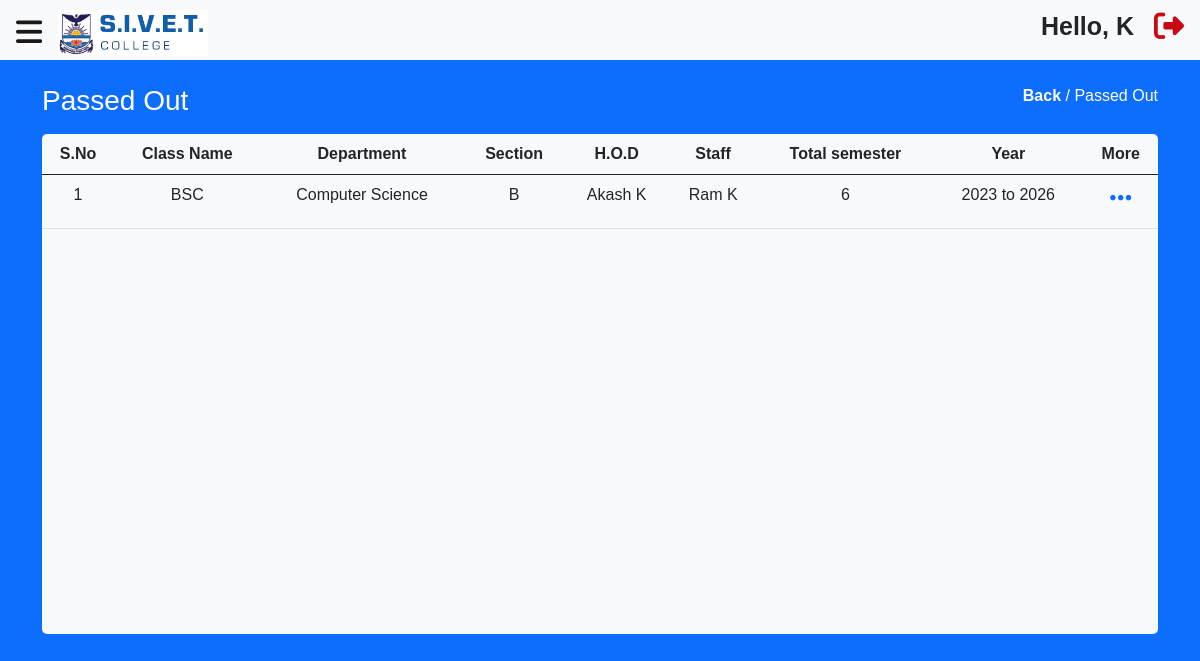
/main/passedOut.php (signed in), run on the app's committed database.
### tables this page shows
CREATE TABLE  `semester` (
  `semester_id` int NOT NULL AUTO_INCREMENT,
  `class_id` int NOT NULL,
  `sem1_start` varchar(30) NOT NULL,
  `sem1_end` varchar(30) NOT NULL,
  `sem2_start` varchar(30) NOT NULL,
  `sem2_end` varchar(30) NOT NULL,
  `sem3_start` varchar(30) NOT NULL,
  `sem3_end` varchar(30) NOT NULL,
  `sem4_start` varchar(30) NOT NULL,
  `sem4_end` varchar(30) NOT NULL,
  `sem5_start` varchar(30) NOT NULL,
  `sem5_end` varchar(30) NOT NULL,
  `sem6_start` varchar(30) NOT NULL,
  `sem6_end` varchar(30) NOT NULL,
  `sem_num` int NOT NULL,
  `active` int NOT NULL,
  `highest_sem` int NOT NULL,
  `sem_complete` int NOT NULL,
  `create_date` datetime DEFAULT NULL,
  `create_by` int NOT NULL,
  `modify_date` datetime DEFAULT NULL,
  `modify_by` int NOT NULL,
  PRIMARY KEY (`semester_id`)
);

CREATE TABLE  `class` (
  `class_id` int NOT NULL AUTO_INCREMENT,
  `class_name` varchar(100) NOT NULL,
  `section` varchar(10) NOT NULL,
  `department` varchar(100) NOT NULL,
  `year` varchar(20) NOT NULL,
  `hod_id` int NOT NULL,
  `staff_id` int NOT NULL,
  `create_by` int NOT NULL,
  `created_date` datetime NOT NULL,
  `modify_by` int DEFAULT NULL,
  `modify_date` datetime DEFAULT NULL,
  PRIMARY KEY (`class_id`)
);

CREATE TABLE `staff` (
  `unique_staff_id` int NOT NULL AUTO_INCREMENT,
  `first_name` varchar(50) NOT NULL,
  `last_name` varchar(50) NOT NULL,
  `email` varchar(100) NOT NULL,
  `mobile` varchar(20) NOT NULL,
  `staff_id` varchar(50) NOT NULL,
  `role_id` int NOT NULL,
  `password` varchar(50) NOT NULL,
  `create_by` int NOT NULL,
  `created_date` datetime NOT NULL,
  `modify_by` int NOT NULL,
  `modify_date` datetime DEFAULT NULL,
  PRIMARY KEY (`unique_staff_id`)
);

### main/passedOut.php (the view, shortened to what this page needs)
<?php
include("../include/config.php");
?>
<!DOCTYPE html>
<html lang="en">
<head>
    <link rel="stylesheet" href="https://cdnjs.cloudflare.com/ajax/libs/bootstrap/5.0.1/css/bootstrap.min.css">
    <link rel="stylesheet" href="https://cdnjs.cloudflare.com/ajax/libs/font-awesome/6.2.0/css/all.min.css" />
    <link rel="stylesheet" href="./style.css">
</head>
<body class="bg-primary">
    <?php
    include_once("../include/navBar.php");
    ?>
    <div class="container">
        <div class="header d-flex justify-content-between text-white pt-0 pb-0">
            <div class="titel ">
                <h3>Passed Out</h3>
            </div>
            <div class="return ">
                <p><a href="./index.php">Back</a> / Passed Out</p>
            </div>
        </div>
        <div class="table-responsive bg-light mt-2 " style="border-radius: 5px; height: 500px;">
            <table class="table table-hover">
                <thead>
                    <tr>
                        <th>S.No</th>
                        <th>Class Name</th>
                        <th>Department</th>
                        <th>Section</th>
                        <th>H.O.D</th>
                        <th>Staff</th>
                        <th>Total semester</th>
                        <th>Year</th>
                        <th class="text-center">More</th>
                    </tr>
                </thead>
                <tbody>
                    <?php
                    $query = "SELECT c.class_id, c.class_name, c.department, c.section, c.hod_id, c.staff_id, s.sem_num, s.active, s.highest_sem, c.year, s.sem_complete
                        FROM class c
                        LEFT JOIN semester s ON s.class_id = c.class_id
                        WHERE s.sem_complete = 1";
                    $result = mysqli_query($conn, $query);
                    $i = 0;
                    if (mysqli_num_rows($result) > 0) {
                        while ($row = mysqli_fetch_assoc($result)) {
                            $i++;
                            $hod_id = $row['hod_id'];
                            $query1 = "SELECT * FROM staff WHERE unique_staff_id = $hod_id";
                            $result1 = mysqli_query($conn, $query1);
                            if (mysqli_num_rows($result1) > 0) {
                                $row1 = mysqli_fetch_assoc($result1);
                                $hodName = $row1['first_name'] . " " . $row1['last_name'];
                            } else {
                                $hodName = " - ";
                            }
                            $staff_id = $row['staff_id'];
                            $query2 = "SELECT * FROM staff WHERE unique_staff_id = $staff_id";
                            $result2 = mysqli_query($conn, $query2);
                            if (mysqli_num_rows($result2) > 0) {
                                $row1 = mysqli_fetch_assoc($result2);
                                $staffName = $row1['first_name'] . " " . $row1['last_name'];
                            } else {
                                $staffName = " - ";
                            }
                            ?>
                            <tr>
                                <td>
                                    <?php echo $i; ?>
                                </td>
                                <td>
                                    <?php echo $row['class_name']; ?>
                                </td>
                                <td>
                                    <?php echo $row['department']; ?>
                                </td>
                                <td>
                                    <?php echo $row['section']; ?>
                                </td>
                                <td>
                                    <?php echo $hodName; ?>
                                </td>
                                <td>
                                    <?php echo $staffName; ?>
                                </td>
                                <td>
                                    <?php echo $row['highest_sem']; ?>
                                </td>
                                <td>
                                    <?php echo $row['year']; ?>
                                </td>
                                <td><a href="./studentdetails.php?action=passedout&class_id=<?php echo $row['class_id']; ?>"><i
                                            class="fa-solid fa-ellipsis"></i></a></td>
                            </tr>
                            <?php
                        }
                    }
                    ?>
                </tbody>
            </table>
        </div>
    </div>
</body>
</html>

### main/style.css (style rules this page uses)
* { margin: 0; padding: 0; font-family: "Ponniens", sans-serif; overflow-x: hidden; }
tbody td a { font-size: 25px; }
.header .return a { text-decoration: none; color: #fff; font-weight: 700; }

### main/passedOut.php (style rules this page uses)
table th, td { text-align: center; }

### data on the page
semester: class.class_name "BSC", class.department "Computer Science", class.section "B", staff.first_name+last_name "Akash K", staff.first_name+last_name "Ram K", highest_sem "6", class.year "2023 to 2026"

### other printed values
$_SESSION['user_name'] "K"
